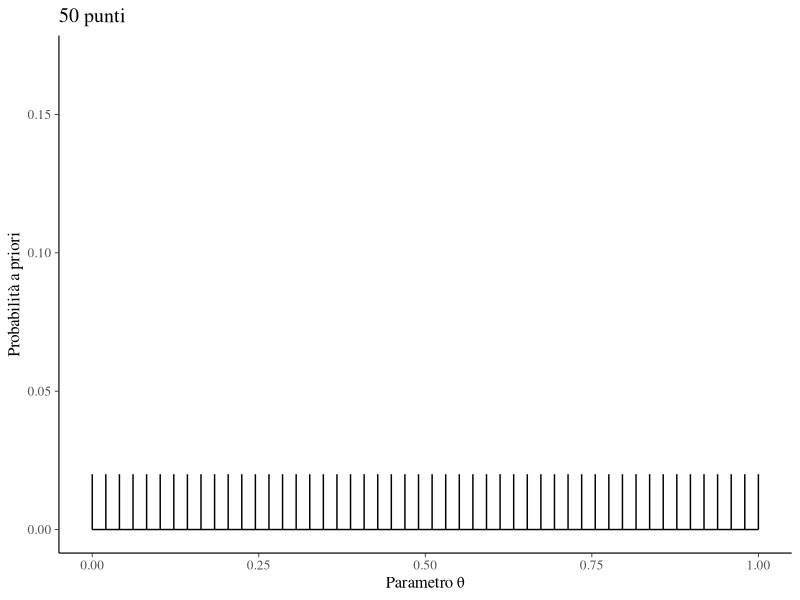
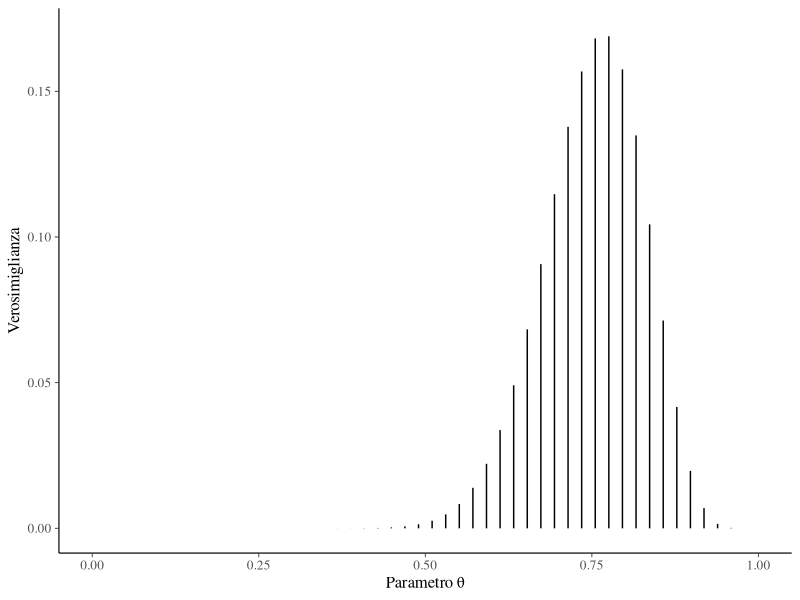
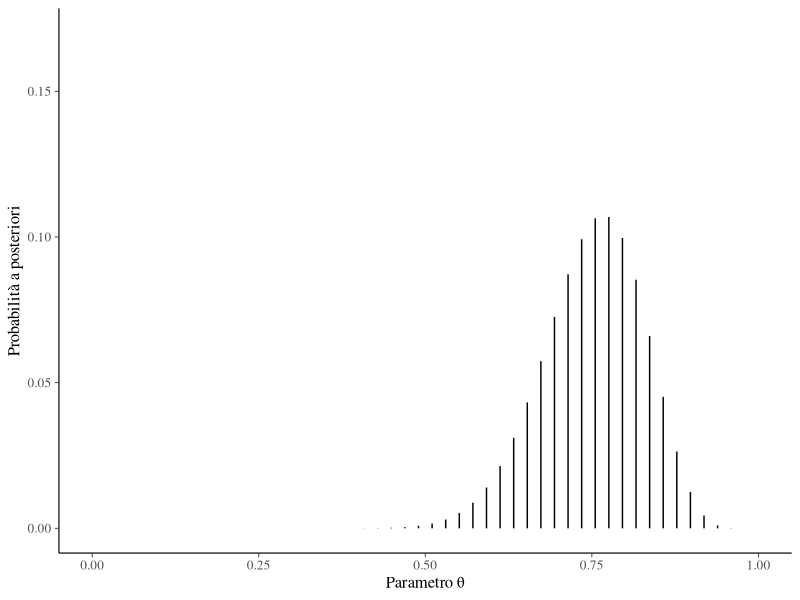
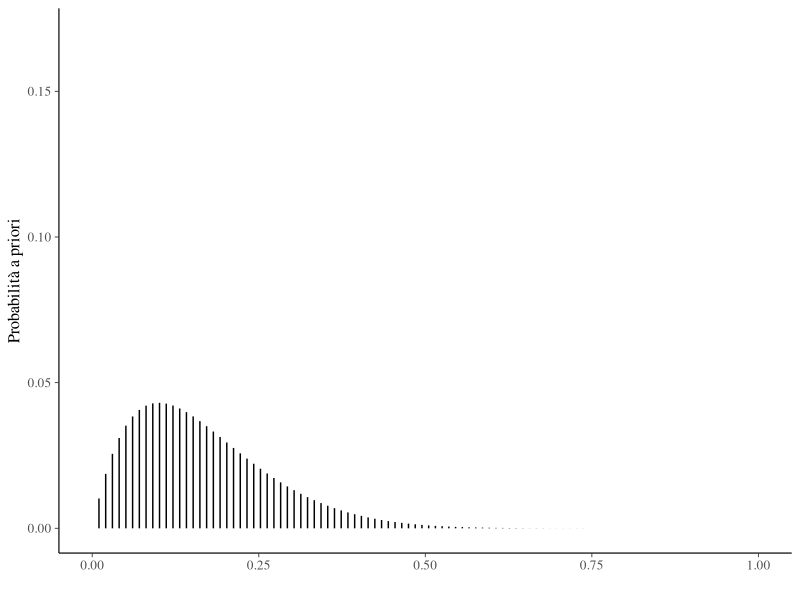
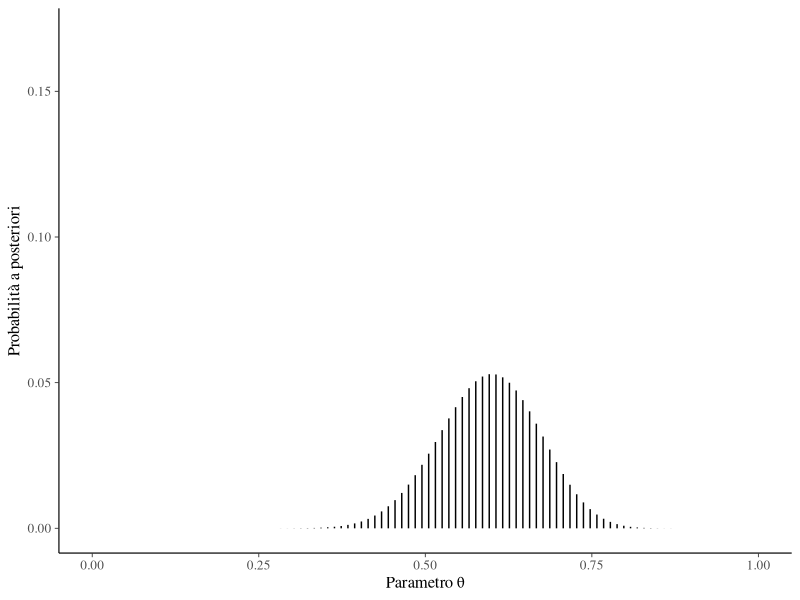
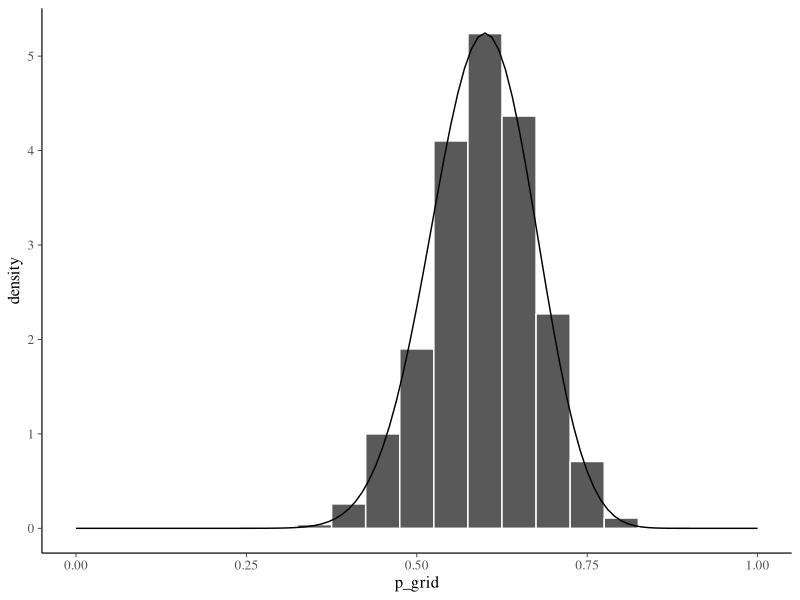
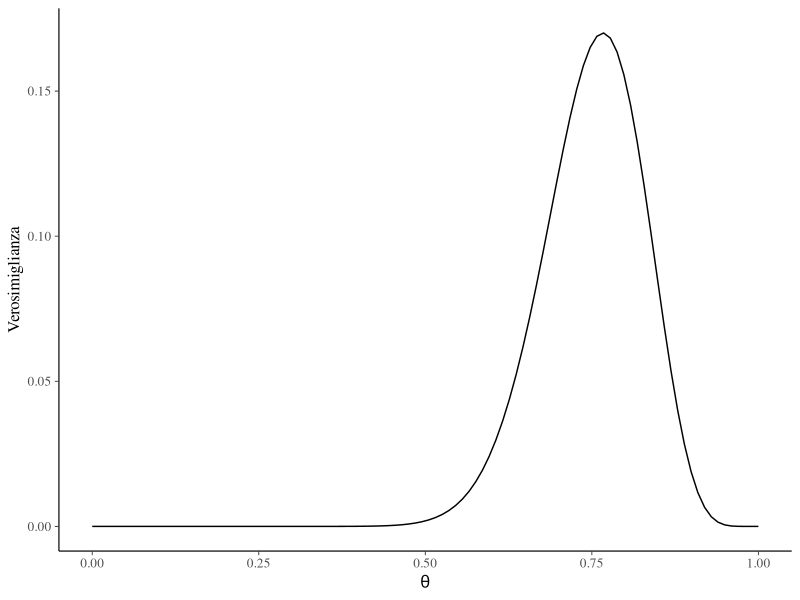
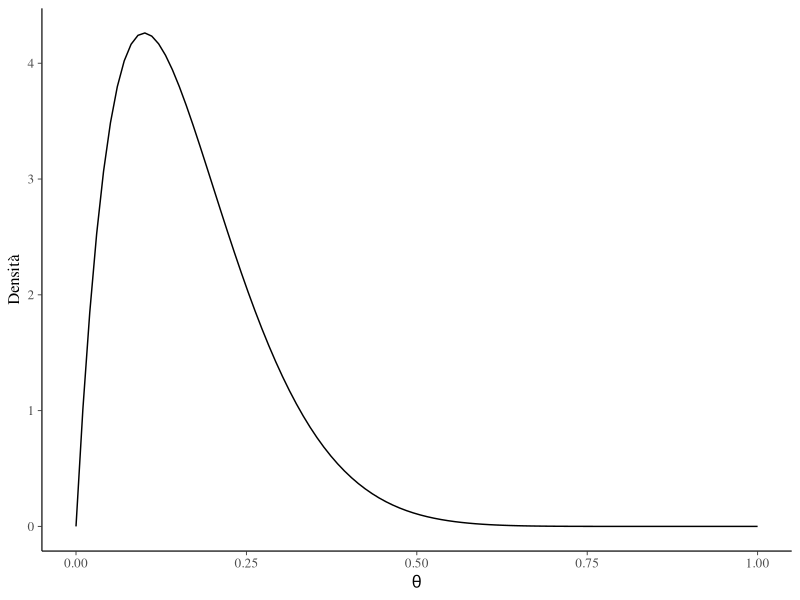

Source code (R) for these figures, in order:
## ---- chunk 1
suppressPackageStartupMessages({
  library("here")
  library("tidyverse")
  library("scales")
  library("bayesplot")
})

theme_set(bayesplot::theme_default(base_size = 12))
bayesplot::color_scheme_set("gray")
set.seed(84735)

knitr::opts_chunk$set(
  collapse = TRUE,
  tidy = 'styler',
  fig.width = 6,
  fig.asp = 0.618 # 1 / phi
)
## ---- chunk 2
n_points <- 50
p_grid <- seq(from = 0, to = 1, length.out = n_points)
p_grid
## ---- chunk 3
prior1 <- dbeta(p_grid, 1, 1) / sum(dbeta(p_grid, 1, 1))
prior1
## ---- chunk 4
sum(prior1)
## ---- chunk 5
p1 <- data.frame(p_grid, prior1) %>%
  ggplot(aes(x=p_grid, xend=p_grid, y=0, yend=prior1)) +
  geom_line() +
  geom_segment() +
  ylim(0, 0.17) +
  labs(
    x = "Parametro \U03B8",
    y = "Probabilità a priori",
    title = "50 punti"
  )
p1
## ---- chunk 6
likelihood <- dbinom(x = 23, size = 30, prob = p_grid)
likelihood
## ---- chunk 7
p2 <- data.frame(p_grid, likelihood) %>%
  ggplot(aes(x=p_grid, xend=p_grid, y=0, yend=likelihood)) +
  geom_segment() +
  ylim(0, 0.17) +
  labs(
    x = "Parametro \U03B8",
    y = "Verosimiglianza"
  )
p2
## ---- chunk 8
unstd_posterior <- likelihood * prior1
unstd_posterior
## ---- chunk 9
sum(unstd_posterior)
## ---- chunk 10
posterior <- unstd_posterior / sum(unstd_posterior)
posterior
## ---- chunk 11
sum(posterior)
## ---- chunk 12
p3 <- data.frame(p_grid, posterior) %>%
  ggplot(aes(x=p_grid, xend=p_grid, y=0, yend=posterior)) +
  geom_segment() +
  ylim(0, 0.17) +
  labs(
    x = "Parametro \U03B8",
    y = "Probabilità a posteriori"
  )
p3
## ---- chunk 13
n_points <- 100
p_grid <- seq(from = 0, to = 1, length.out = n_points)
## ---- chunk 14
alpha <- 2
beta <- 10
prior2 <- dbeta(p_grid, alpha, beta) / sum(dbeta(p_grid, alpha, beta))
sum(prior2)
## ---- chunk 15
plot_df <- data.frame(p_grid, prior2)
p4 <- plot_df %>%
  ggplot(aes(x=p_grid, xend=p_grid, y=0, yend=prior2)) +
  geom_segment() +
  ylim(0, 0.17) +
  labs(
    x = "",
    y = "Probabilità a priori"
  )
p4
## ---- chunk 16
likelihood <- dbinom(23, size = 30, prob = p_grid)
## ---- chunk 17
unstd_posterior2 <- likelihood * prior2
## ---- chunk 18
posterior2 <- unstd_posterior2 / sum(unstd_posterior2)
## ---- chunk 19
sum(posterior2)
## ---- chunk 20
plot_df <- data.frame(p_grid, posterior2)
p5 <- plot_df %>%
  ggplot(aes(x = p_grid, xend = p_grid, y = 0, yend = posterior2)) +
  geom_segment() +
  ylim(0, 0.17) +
  labs(
    x = "Parametro \U03B8",
    y = "Probabilità a posteriori"
  )
p5
## ---- chunk 21
# Set the seed
set.seed(84735)

df <- data.frame(
  p_grid,
  posterior2
)
# Step 4: sample from the discretized posterior
post_samples <- df %>%
  slice_sample(
  n = 1e5,
  weight_by = posterior2,
  replace = TRUE
)
## ---- chunk 22
post_samples %>%
  ggplot(aes(x = p_grid)) +
  geom_histogram(
    aes(y = ..density..), 
    color = "white", 
    binwidth = 0.05
  ) +
  stat_function(fun = dbeta, args = list(25, 17)) +
  lims(x = c(0, 1))
## ---- chunk 23
df$p_grid[which.max(df$posterior2)]
## ---- chunk 24
mean(post_samples$p_grid)
## ---- chunk 25
median(post_samples$p_grid)
## ---- chunk 26
x <- 23
N <- 30
param <- seq(0, 1, length.out = 100)

likelihood <- function(param, x = 23, N = 30) {
  dbinom(x, N, param)
}

tibble(
  x = param, 
  y = likelihood(param)
) %>%
  ggplot(aes(x, y)) +
  geom_line() +
  labs(
    x = expression(theta),
    y = "Verosimiglianza"
  )
## ---- chunk 27
prior <- function(param, alpha = 2, beta = 10) {
  param_vals <- seq(0, 1, length.out = 100)
  dbeta(param, alpha, beta) # / sum(dbeta(param_vals, alpha, beta))
}

tibble(
  x = param, 
  y = prior(param)
) %>%
  ggplot(aes(x, y)) +
  geom_line() +
  labs(
    x = expression(theta),
    y = "Densità"
  )
## ---- chunk 28
posterior <- function(param) {
  likelihood(param) * prior(param)
}

tibble(
  x = param, 
  y = posterior(param)
) %>%
  ggplot(aes(x, y)) +
  geom_line() +
  labs(
    x = expression(theta),
    y = "Densità"
  )
## ---- chunk 29
utils::sessionInfo()
